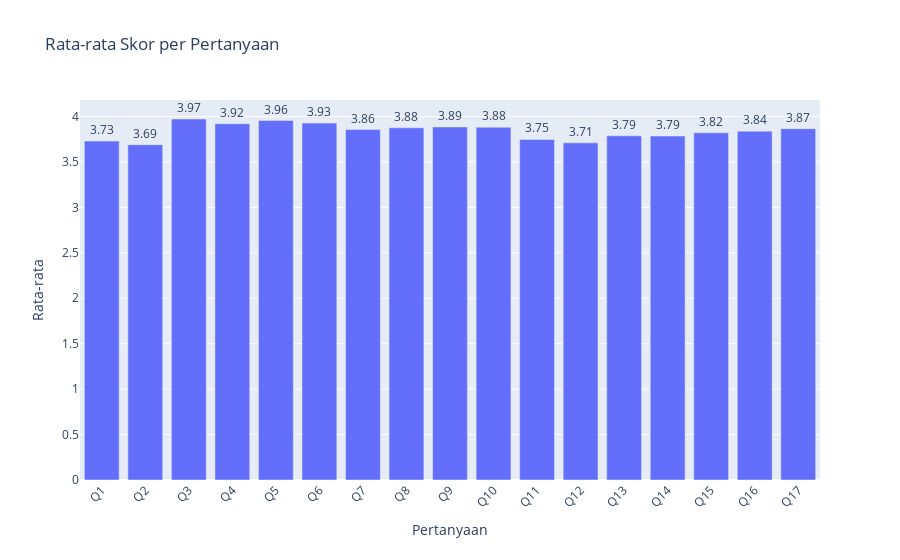

Source (notebook cell):
### Code cell
rata_rata = df_numeric.mean().reset_index()
rata_rata.columns = ["Pertanyaan", "Rata-rata"]

fig4 = px.bar(
    rata_rata,
    x="Pertanyaan",
    y="Rata-rata",
    text="Rata-rata",
    title="Rata-rata Skor per Pertanyaan"
)

fig4.update_traces(
    texttemplate="%{text:.2f}",
    textposition="outside"
)

fig4.update_layout(xaxis_tickangle=-45)

fig4.show()

### Figure 1 — Plotly figure (JSON) as saved in the notebook; plotly's stock layout.template omitted (floating-point values rounded to 4 significant figures)
{"data": [{"hovertemplate": "Pertanyaan=%{x}<br>Rata-rata=%{text}<extra></extra>", "legendgroup": "", "marker": {"color": "#636efa", "pattern": {"shape": ""}}, "name": "", "orientation": "v", "showlegend": false, "text": [3.73, 3.69, 3.973, 3.92, 3.956, 3.928, 3.857, 3.876, 3.886, 3.883, 3.748, 3.71, 3.788, 3.786, 3.821, 3.839, 3.866], "textposition": "outside", "texttemplate": "%{text:.2f}", "type": "bar", "x": ["Q1", "Q2", "Q3", "Q4", "Q5", "Q6", "Q7", "Q8", "Q9", "Q10", "Q11", "Q12", "Q13", "Q14", "Q15", "Q16", "Q17"], "xaxis": "x", "y": [3.73, 3.69, 3.973, 3.92, 3.956, 3.928, 3.857, 3.876, 3.886, 3.883, 3.748, 3.71, 3.788, 3.786, 3.821, 3.839, 3.866], "yaxis": "y"}], "layout": {"barmode": "relative", "legend": {"tracegroupgap": 0}, "title": {"text": "Rata-rata Skor per Pertanyaan"}, "xaxis": {"anchor": "y", "domain": [0, 1], "tickangle": -45, "title": {"text": "Pertanyaan"}}, "yaxis": {"anchor": "x", "domain": [0, 1], "title": {"text": "Rata-rata"}}}}
